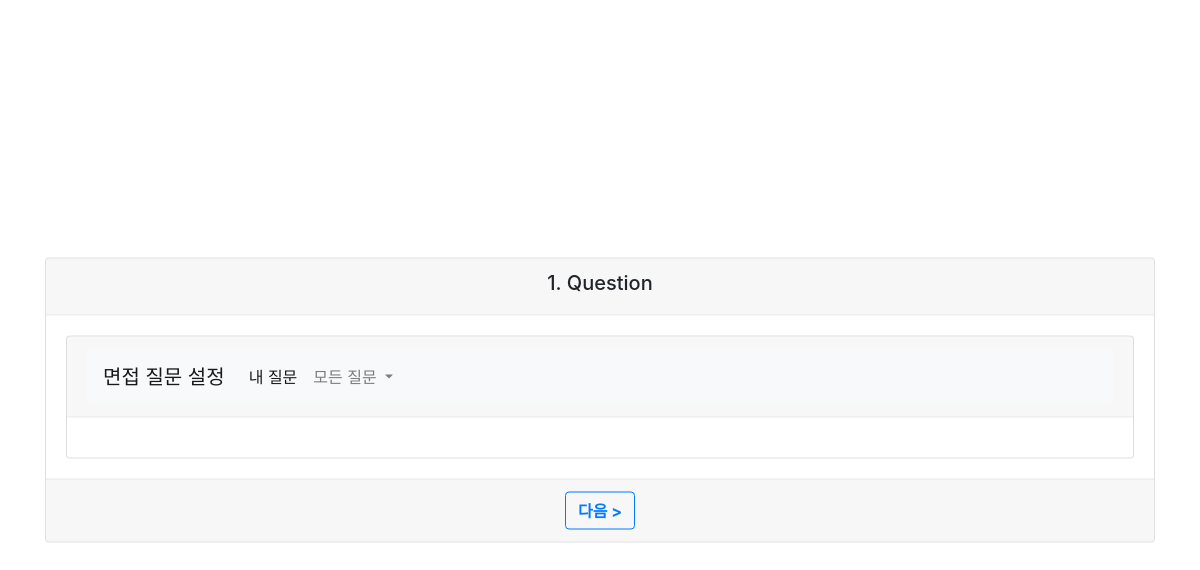
Before: /website/student/interview/ (signed in) with the older database file.
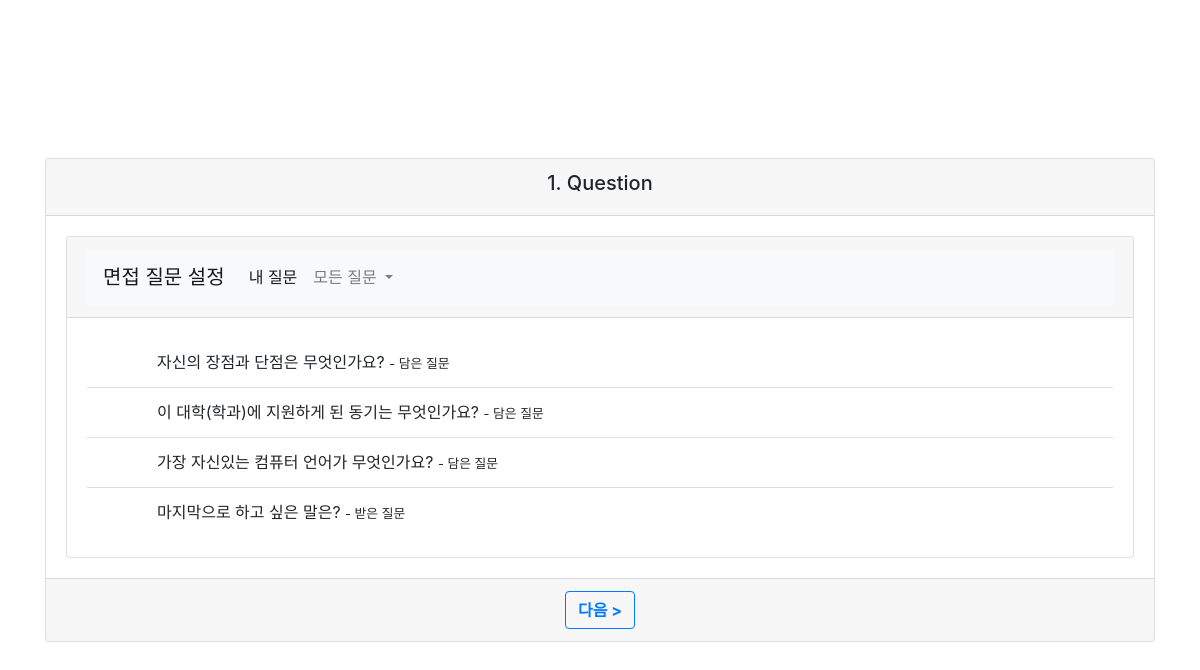
After: the same page with the newer database file.
### website/models.py (models this page shows, shortened)
class StudentQuestion(models.Model):
    id = models.AutoField(
        primary_key=True,
        unique=True,
        editable=False,
        verbose_name='pk'
    )
    student = models.ForeignKey(User, on_delete=models.CASCADE)
    question = models.ForeignKey(Question, on_delete=models.CASCADE)
    part =  models.IntegerField(null=True, blank=True, verbose_name='종류')
    teacher = models.ForeignKey(Teacher, null=True, blank=True, on_delete=models.CASCADE)

class Question(models.Model):
    id = models.AutoField(
        primary_key=True,
        unique=True,
        editable=False,
        verbose_name='pk'
    )
    question = models.CharField(max_length=100, null=True, blank=True, verbose_name='질문')
    department = models.IntegerField(null=True, blank=True, verbose_name='학과') # 0 : 공통질문
    def __str__(self):
        return self.question

### website/views.py (the view)
# urls.py: path('student/interview/',views.inter_start,name='interviewStart'),
def inter_start(request):
    myQuestion = StudentQuestion.objects.filter(student__userID=request.session.get('user'))
    return render(request, 'inter_start.html', {'myQuestion': myQuestion})

### website/templates/inter_start.html (shortened to what this page needs)
{% load static %}
<!DOCTYPE html>
<html>
<head>
    <link rel="stylesheet" href="https://stackpath.bootstrapcdn.com/bootstrap/4.4.1/css/bootstrap.min.css">
    <link rel="stylesheet" href="{% static 'css/inter_setting.css' %}" type="text/css">
</head>
<body>
    <div id="card" class="container">
        <div class="card text-center">
            <div class="card-header">
                <h5>1. Question</h5>
            </div>
            <div class="card-body">
                <div class="card">
                    <div class="card-header">
                        <nav class="navbar navbar-expand-lg navbar-light bg-light">
                            <a class="navbar-brand" href="{% url 'website:interviewStart' %}">면접 질문 설정</a>
                            <div class="collapse navbar-collapse" id="navbarSupportedContent">
                                <ul class="navbar-nav mr-auto">
                                    <li class="nav-item active">
                                        <a class="nav-link" href="{% url 'website:interviewStart' %}">내 질문</a>
                                    </li>
                                    <li class="nav-item dropdown">
                                        <a class="nav-link dropdown-toggle" href="#" id="navbarDropdown" role="button" data-toggle="dropdown" aria-haspopup="true" aria-expanded="false">
                                            모든 질문
                                        </a>
                                    </li>
                                </ul>
                            </div>
                        </nav>
                    </div>
                    <div class="card-body">
                        <ul class="list-group list-group-flush">
                            {% if myQuestion %}
                            {% for questionList in myQuestion %}
                            <li class="list-group-item d-flex justify-content-between align-items-center">
                                <div class="form-check">
                                    <label class="form-check-label" for="star_{{questionList.id}}">
                                    {{questionList.question}}
                                    {% if questionList.part == 1 %}
                                    <small> - 작성한 질문</small>
                                    {% elif questionList.part == 2 %}
                                    <small> - 받은 질문</small>
                                    {% else %}
                                    <small> - 담은 질문</small></label>
                                    {% endif %}
                                </div>
                            </li>
                            {% endfor %}
                            {% endif %}
                        </ul>
                    </div>
                </div>
            </div>
            <div class="card-footer text-muted">
                <a href="{% url 'website:interviewSetting' %}" type="submit" class="btn btn-outline-primary"><Strong> 다음 > </Strong></a>
            </div>
        </div>
    </div>
</body>
</html>

Changed rows visible on the page:
added StudentQuestion: question "자신의 장점과 단점은 무엇인가요?", part "- 담은 질문"
added StudentQuestion: question "이 대학(학과)에 지원하게 된 동기는 무엇인가요?", part "- 담은 질문"
added StudentQuestion: question "가장 자신있는 컴퓨터 언어가 무엇인가요?", part "- 담은 질문"
added StudentQuestion: question "마지막으로 하고 싶은 말은?", part "- 받은 질문"
